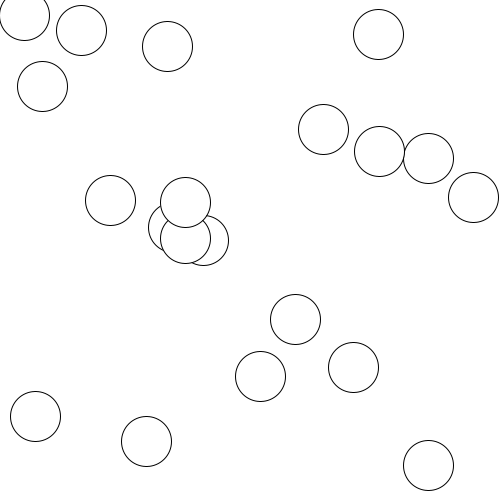
Frame 1 (no input)
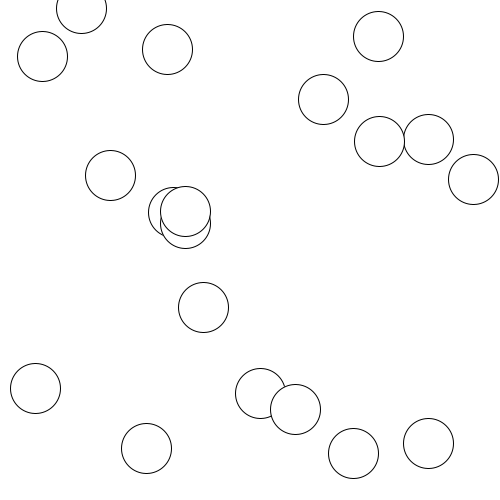
Frame 60 (the mouse pressed at the canvas centre just before this capture)
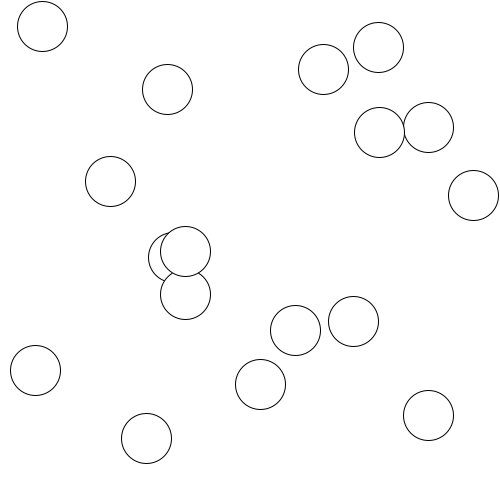
Frame 120 (the mouse held since frame 60 and released just before this capture)

The Processing sketch that drew these frames (run headless with seeded random() and noise(); from frame 60 on, the mouse is pressed at the canvas centre):

// Processing sketch: week11_04_2_ball_098
// ── week11_04_2_ball_098.pde
//Step04-2: 
class Ball{
  float x,y,vx,vy;
  boolean dead;
  Ball(){
    x= random(500);//500以下的亂數
    y= random(500);
    vy= random(-4,4);//-4,4中間亂數
    vy= random(-4,4);
    dead= false;//沒有死
  }
  void draw()
  {
    if(dead==true) return;
    ellipse(x,y,50,50);
    if(dist(mouseX,mouseY,x,y)<=50){
       dead=true;//碰到，就死掉
    }
    x=x+vx;
    y=y+vy;
    vy+=0.98;
    if(x>500 || x<0) vx=-vx;
    if(y>500 || y<0) vy=-vy;
  }
}
Ball []balls;
void setup(){
  size(500,500);
  balls=new Ball[20];
  for(int i=0;i<20; i++)
  {
    balls[i]=new Ball();  
  }
}
void draw()
{
  background(255);
  for(int i=0;i<20; i++)
  {
    balls[i].draw();  
  }
}
